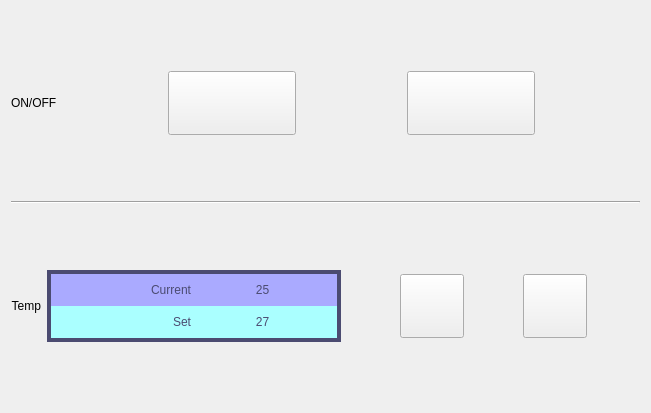
<?xml version="1.0" encoding="UTF-8"?>
<ui version="4.0">
 <class>HeatingControl</class>
 <widget class="QWidget" name="HeatingControl">
  <property name="geometry">
   <rect>
    <x>0</x>
    <y>0</y>
    <width>651</width>
    <height>413</height>
   </rect>
  </property>
  <layout class="QGridLayout" name="gridLayout">
   <item row="0" column="0">
    <layout class="QHBoxLayout" name="horizontalLayout">
     <item>
      <widget class="QLabel" name="label_4">
       <property name="text">
        <string>ON/OFF</string>
       </property>
      </widget>
     </item>
     <item>
      <spacer name="horizontalSpacer_3">
       <property name="orientation">
        <enum>Qt::Horizontal</enum>
       </property>
       <property name="sizeHint" stdset="0">
        <size>
         <width>40</width>
         <height>20</height>
        </size>
       </property>
      </spacer>
     </item>
     <item>
      <widget class="QPushButton" name="startButton">
       <property name="minimumSize">
        <size>
         <width>128</width>
         <height>64</height>
        </size>
       </property>
       <property name="maximumSize">
        <size>
         <width>128</width>
         <height>64</height>
        </size>
       </property>
       <property name="icon">
        <iconset resource="../res/hac01.qrc">
         <normaloff>:/HAC01/start-32x32.png</normaloff>:/HAC01/start-32x32.png</iconset>
       </property>
       <property name="iconSize">
        <size>
         <width>32</width>
         <height>32</height>
        </size>
       </property>
       <property name="checkable">
        <bool>true</bool>
       </property>
      </widget>
     </item>
     <item>
      <spacer name="horizontalSpacer">
       <property name="orientation">
        <enum>Qt::Horizontal</enum>
       </property>
       <property name="sizeHint" stdset="0">
        <size>
         <width>40</width>
         <height>20</height>
        </size>
       </property>
      </spacer>
     </item>
     <item>
      <widget class="QPushButton" name="stopButton">
       <property name="minimumSize">
        <size>
         <width>128</width>
         <height>64</height>
        </size>
       </property>
       <property name="maximumSize">
        <size>
         <width>128</width>
         <height>64</height>
        </size>
       </property>
       <property name="icon">
        <iconset resource="../res/hac01.qrc">
         <normaloff>:/HAC01/stop-32x32.png</normaloff>:/HAC01/stop-32x32.png</iconset>
       </property>
       <property name="iconSize">
        <size>
         <width>32</width>
         <height>32</height>
        </size>
       </property>
       <property name="checkable">
        <bool>true</bool>
       </property>
      </widget>
     </item>
     <item>
      <spacer name="horizontalSpacer_2">
       <property name="orientation">
        <enum>Qt::Horizontal</enum>
       </property>
       <property name="sizeHint" stdset="0">
        <size>
         <width>40</width>
         <height>20</height>
        </size>
       </property>
      </spacer>
     </item>
    </layout>
   </item>
   <item row="1" column="0">
    <widget class="Line" name="line">
     <property name="orientation">
      <enum>Qt::Horizontal</enum>
     </property>
    </widget>
   </item>
   <item row="2" column="0">
    <layout class="QHBoxLayout" name="horizontalLayout_2">
     <item>
      <widget class="QLabel" name="label">
       <property name="text">
        <string>Temp</string>
       </property>
       <property name="alignment">
        <set>Qt::AlignRight|Qt::AlignTrailing|Qt::AlignVCenter</set>
       </property>
      </widget>
     </item>
     <item>
      <widget class="QFrame" name="frame">
       <property name="sizePolicy">
        <sizepolicy hsizetype="Expanding" vsizetype="Preferred">
         <horstretch>0</horstretch>
         <verstretch>0</verstretch>
        </sizepolicy>
       </property>
       <property name="palette">
        <palette>
         <active>
          <colorrole role="WindowText">
           <brush brushstyle="SolidPattern">
            <color alpha="255">
             <red>75</red>
             <green>75</green>
             <blue>113</blue>
            </color>
           </brush>
          </colorrole>
         </active>
         <inactive>
          <colorrole role="WindowText">
           <brush brushstyle="SolidPattern">
            <color alpha="255">
             <red>75</red>
             <green>75</green>
             <blue>113</blue>
            </color>
           </brush>
          </colorrole>
         </inactive>
         <disabled>
          <colorrole role="WindowText">
           <brush brushstyle="SolidPattern">
            <color alpha="255">
             <red>118</red>
             <green>118</green>
             <blue>117</blue>
            </color>
           </brush>
          </colorrole>
         </disabled>
        </palette>
       </property>
       <property name="frameShape">
        <enum>QFrame::Box</enum>
       </property>
       <property name="frameShadow">
        <enum>QFrame::Plain</enum>
       </property>
       <property name="lineWidth">
        <number>4</number>
       </property>
       <layout class="QVBoxLayout" name="verticalLayout">
        <property name="spacing">
         <number>0</number>
        </property>
        <property name="margin">
         <number>0</number>
        </property>
        <item>
         <widget class="QWidget" name="widget" native="true">
          <property name="palette">
           <palette>
            <active>
             <colorrole role="Base">
              <brush brushstyle="SolidPattern">
               <color alpha="255">
                <red>255</red>
                <green>255</green>
                <blue>255</blue>
               </color>
              </brush>
             </colorrole>
             <colorrole role="Window">
              <brush brushstyle="SolidPattern">
               <color alpha="255">
                <red>170</red>
                <green>170</green>
                <blue>255</blue>
               </color>
              </brush>
             </colorrole>
            </active>
            <inactive>
             <colorrole role="Base">
              <brush brushstyle="SolidPattern">
               <color alpha="255">
                <red>255</red>
                <green>255</green>
                <blue>255</blue>
               </color>
              </brush>
             </colorrole>
             <colorrole role="Window">
              <brush brushstyle="SolidPattern">
               <color alpha="255">
                <red>170</red>
                <green>170</green>
                <blue>255</blue>
               </color>
              </brush>
             </colorrole>
            </inactive>
            <disabled>
             <colorrole role="Base">
              <brush brushstyle="SolidPattern">
               <color alpha="255">
                <red>170</red>
                <green>170</green>
                <blue>255</blue>
               </color>
              </brush>
             </colorrole>
             <colorrole role="Window">
              <brush brushstyle="SolidPattern">
               <color alpha="255">
                <red>170</red>
                <green>170</green>
                <blue>255</blue>
               </color>
              </brush>
             </colorrole>
            </disabled>
           </palette>
          </property>
          <property name="autoFillBackground">
           <bool>true</bool>
          </property>
          <layout class="QHBoxLayout" name="horizontalLayout_7">
           <item>
            <widget class="QLabel" name="curLabel">
             <property name="sizePolicy">
              <sizepolicy hsizetype="Preferred" vsizetype="Preferred">
               <horstretch>1</horstretch>
               <verstretch>0</verstretch>
              </sizepolicy>
             </property>
             <property name="text">
              <string>Current</string>
             </property>
             <property name="alignment">
              <set>Qt::AlignRight|Qt::AlignTrailing|Qt::AlignVCenter</set>
             </property>
            </widget>
           </item>
           <item>
            <widget class="QLabel" name="curTempLabel">
             <property name="sizePolicy">
              <sizepolicy hsizetype="Preferred" vsizetype="Preferred">
               <horstretch>1</horstretch>
               <verstretch>0</verstretch>
              </sizepolicy>
             </property>
             <property name="text">
              <string>25</string>
             </property>
             <property name="alignment">
              <set>Qt::AlignCenter</set>
             </property>
            </widget>
           </item>
          </layout>
         </widget>
        </item>
        <item>
         <widget class="QWidget" name="widget_2" native="true">
          <property name="palette">
           <palette>
            <active>
             <colorrole role="Base">
              <brush brushstyle="SolidPattern">
               <color alpha="255">
                <red>255</red>
                <green>255</green>
                <blue>255</blue>
               </color>
              </brush>
             </colorrole>
             <colorrole role="Window">
              <brush brushstyle="SolidPattern">
               <color alpha="255">
                <red>170</red>
                <green>255</green>
                <blue>255</blue>
               </color>
              </brush>
             </colorrole>
            </active>
            <inactive>
             <colorrole role="Base">
              <brush brushstyle="SolidPattern">
               <color alpha="255">
                <red>255</red>
                <green>255</green>
                <blue>255</blue>
               </color>
              </brush>
             </colorrole>
             <colorrole role="Window">
              <brush brushstyle="SolidPattern">
               <color alpha="255">
                <red>170</red>
                <green>255</green>
                <blue>255</blue>
               </color>
              </brush>
             </colorrole>
            </inactive>
            <disabled>
             <colorrole role="Base">
              <brush brushstyle="SolidPattern">
               <color alpha="255">
                <red>170</red>
                <green>255</green>
                <blue>255</blue>
               </color>
              </brush>
             </colorrole>
             <colorrole role="Window">
              <brush brushstyle="SolidPattern">
               <color alpha="255">
                <red>170</red>
                <green>255</green>
                <blue>255</blue>
               </color>
              </brush>
             </colorrole>
            </disabled>
           </palette>
          </property>
          <property name="autoFillBackground">
           <bool>true</bool>
          </property>
          <layout class="QHBoxLayout" name="horizontalLayout_8">
           <item>
            <widget class="QLabel" name="setLabel">
             <property name="sizePolicy">
              <sizepolicy hsizetype="Preferred" vsizetype="Preferred">
               <horstretch>1</horstretch>
               <verstretch>0</verstretch>
              </sizepolicy>
             </property>
             <property name="text">
              <string>Set</string>
             </property>
             <property name="alignment">
              <set>Qt::AlignRight|Qt::AlignTrailing|Qt::AlignVCenter</set>
             </property>
            </widget>
           </item>
           <item>
            <widget class="QLabel" name="setTempLabel">
             <property name="sizePolicy">
              <sizepolicy hsizetype="Preferred" vsizetype="Preferred">
               <horstretch>1</horstretch>
               <verstretch>0</verstretch>
              </sizepolicy>
             </property>
             <property name="text">
              <string>27</string>
             </property>
             <property name="alignment">
              <set>Qt::AlignCenter</set>
             </property>
            </widget>
           </item>
          </layout>
         </widget>
        </item>
       </layout>
      </widget>
     </item>
     <item>
      <layout class="QHBoxLayout" name="horizontalLayout_6">
       <item>
        <spacer name="horizontalSpacer_6">
         <property name="orientation">
          <enum>Qt::Horizontal</enum>
         </property>
         <property name="sizeHint" stdset="0">
          <size>
           <width>40</width>
           <height>20</height>
          </size>
         </property>
        </spacer>
       </item>
       <item>
        <widget class="QPushButton" name="tempUpButton">
         <property name="minimumSize">
          <size>
           <width>64</width>
           <height>64</height>
          </size>
         </property>
         <property name="maximumSize">
          <size>
           <width>64</width>
           <height>64</height>
          </size>
         </property>
         <property name="icon">
          <iconset resource="../res/hac01.qrc">
           <normaloff>:/HAC01/go-up.png</normaloff>:/HAC01/go-up.png</iconset>
         </property>
         <property name="iconSize">
          <size>
           <width>32</width>
           <height>32</height>
          </size>
         </property>
        </widget>
       </item>
       <item>
        <spacer name="horizontalSpacer_4">
         <property name="orientation">
          <enum>Qt::Horizontal</enum>
         </property>
         <property name="sizeHint" stdset="0">
          <size>
           <width>40</width>
           <height>20</height>
          </size>
         </property>
        </spacer>
       </item>
       <item>
        <widget class="QPushButton" name="tempDownButton">
         <property name="minimumSize">
          <size>
           <width>64</width>
           <height>64</height>
          </size>
         </property>
         <property name="maximumSize">
          <size>
           <width>64</width>
           <height>64</height>
          </size>
         </property>
         <property name="icon">
          <iconset resource="../res/hac01.qrc">
           <normaloff>:/HAC01/go-down.png</normaloff>:/HAC01/go-down.png</iconset>
         </property>
         <property name="iconSize">
          <size>
           <width>32</width>
           <height>32</height>
          </size>
         </property>
        </widget>
       </item>
       <item>
        <spacer name="horizontalSpacer_5">
         <property name="orientation">
          <enum>Qt::Horizontal</enum>
         </property>
         <property name="sizeHint" stdset="0">
          <size>
           <width>40</width>
           <height>20</height>
          </size>
         </property>
        </spacer>
       </item>
      </layout>
     </item>
    </layout>
   </item>
  </layout>
 </widget>
 <resources>
  <include location="../res/hac01.qrc"/>
 </resources>
 <connections/>
</ui>
